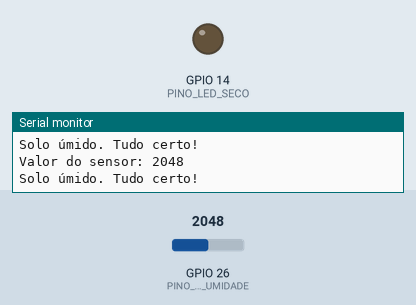
Recording of a sketch running on a simulated ESP32. Shown: output pins drawn as LEDs (lit = HIGH), the last lines printed to the serial monitor. The test bench sets the inputs (shaded band); at power-on: GPIO 26 (PINO_SENSOR_UMIDADE) = 2048.

Above: at 5.8 s.
5.9 s: GPIO 26 (PINO_SENSOR_UMIDADE) set to 2958
11.9 s: GPIO 26 (PINO_SENSOR_UMIDADE) set to 3056
At 15.5 s:
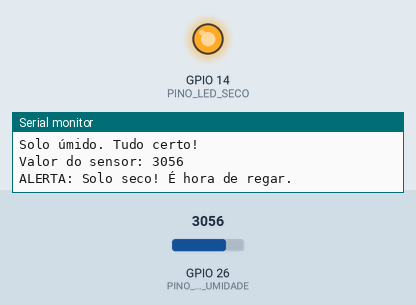
17.9 s: GPIO 26 (PINO_SENSOR_UMIDADE) set to 2960
At 20.5 s:
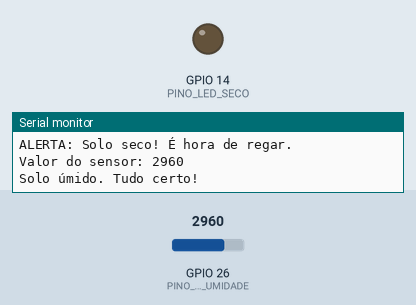
23.9 s: GPIO 26 (PINO_SENSOR_UMIDADE) set to 3040
At 25.5 s:
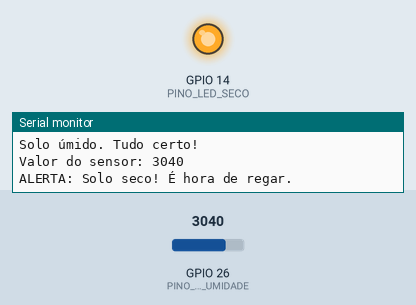
Timing chart, 0 to 27.0 s (numbered marks = the images above; inputs shaded):
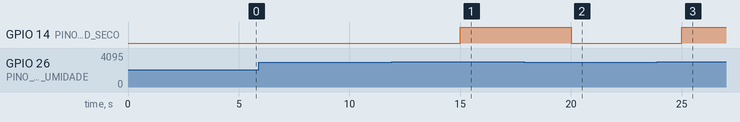

The sketch:

Cod_SensorUmidade.ino
```cpp
const int PINO_SENSOR_UMIDADE = 26;
const int PINO_LED_SECO = 14;
const int LIMIAR_SECO = 3000;

void setup() {
  Serial.begin(115200);
  pinMode(PINO_LED_SECO, OUTPUT);
}

void loop() {
  int valor_umidade = analogRead(PINO_SENSOR_UMIDADE);

  Serial.print("Valor do sensor: ");
  Serial.println(valor_umidade);

  if (valor_umidade > LIMIAR_SECO) {
    Serial.println("ALERTA: Solo seco! É hora de regar.");
    digitalWrite(PINO_LED_SECO, HIGH);
  } else {
    Serial.println("Solo úmido. Tudo certo!");
    digitalWrite(PINO_LED_SECO, LOW);
  }


  delay(5000);
}
```

Measured:
- the behaviour switches between 3000 and 3001 on GPIO 26 (PINO_SENSOR_UMIDADE) (found by bisection; images 0 and 1)
- after the input at 11.9 s, GPIO 14 (PINO_LED_SECO): LOW → HIGH after 3.1 s
- after the input at 17.9 s, GPIO 14 (PINO_LED_SECO): HIGH → LOW after 2.1 s
- after the input at 23.9 s, GPIO 14 (PINO_LED_SECO): LOW → HIGH after 1.1 s
